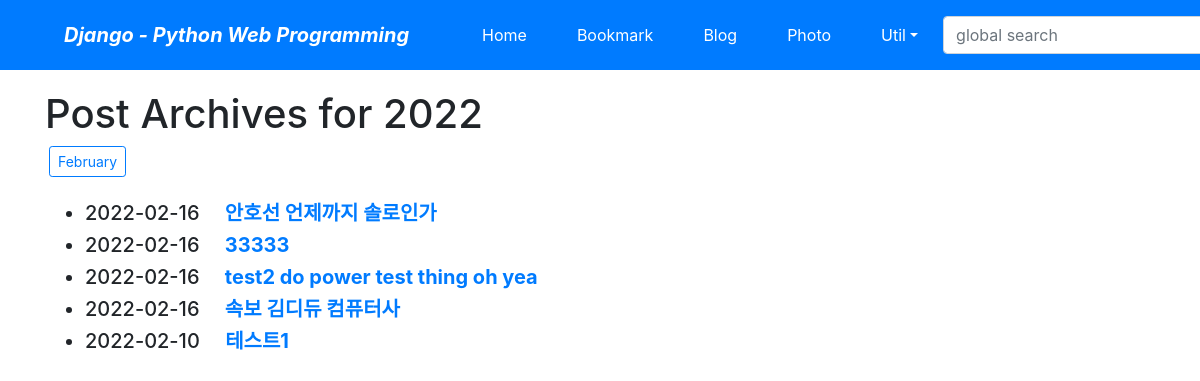
Screenshot of /blog/archive/2022/ with the database file from the repository.
### blog/models.py (models this page shows, shortened)
class Post(models.Model):
    title = models.CharField(verbose_name = 'TITLE', max_length=50)
    slug = models.SlugField('SLUG', unique=True, allow_unicode=True, help_text='한단어요약')
    description = models.CharField('DESCRIPTION', max_length=100, blank = True, help_text='한줄요약')
    content = models.TextField('CONTENT')
    create_dt = models.DateTimeField('CREATE DATE', auto_now_add = True)
    modify_dt = models.DateTimeField('MODIFY DATE', auto_now = True)
    tags = TaggableManager(blank=True)
    class Meta:
        verbose_name = 'post'
        verbose_name_plural = 'posts'
        db_table = 'blog_posts'
        ordering = ('-modify_dt', )
    def get_absolute_url(self):
        return reverse('blog:post_detail', args=(self.slug,))

### blog/views.py (the view)
# urls.py: path('archive/<int:year>/', views.PostYAV.as_view(), name = 'post_year_archive'),
class PostYAV(YearArchiveView):
    model = Post
    date_field = 'modify_dt'
    make_object_list = True

### blog/templates/blog/post_archive_year.html (shortened to what this page needs)
{% extends 'base.html' %}
{% block content %}
    <h1>Post Archives for {{ year|date:"Y" }}</h1>
        {% for date in date_list %}
        <a href="{% url 'blog:post_month_archive' date|date:'Y' date|date:'b' %}"
        class="btn btn-outline-primary btn-sm mx-1">
        {{ date|date:"F" }}</a>
        {% endfor %}
    <br><br>
    <div>
        <ul>
            {% for post in object_list %}
            <li class="h5">
              {{ post.modify_dt|date:"Y-m-d" }}&emsp;
            <a href="{{ post.get_absolute_url }}"><strong>{{ post.title }}</strong></a></li>
            {% endfor %}
        </ul>
    </div>
{% endblock %}

### rows the page displays
Post: modify_dt "2022-02-16", title "안호선 언제까지 솔로인가"
Post: modify_dt "2022-02-16", title "33333"
Post: modify_dt "2022-02-16", title "test2 do power test thing oh yea"
Post: modify_dt "2022-02-16", title "속보 김디듀 컴퓨터사"
Post: modify_dt "2022-02-10", title "테스트1"

### other values shown
{{ year|date:"Y" }} "2022"
{{ date|date:"F" }} "February"
